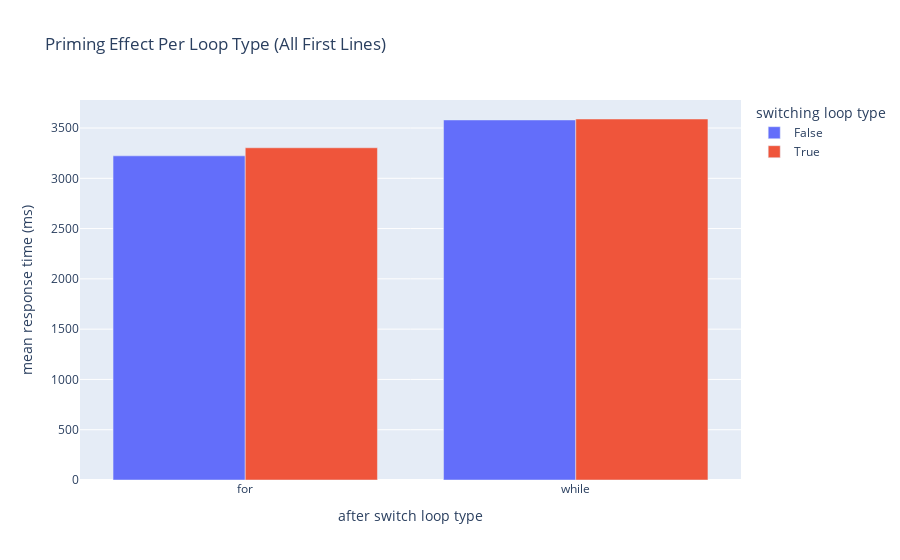

Notebook code cell kept with this figure:
### Code cell
switch_basic_for_fig = switching_diff_basic.reset_index()
px.bar(switch_basic_for_fig, x='loop_type', y='mean_response_time', color='loop_type_switch', barmode='group'
        , title='Priming Effect Per Loop Type (All First Lines)', labels={'loop_type': 'after switch loop type'
                                                                      , 'mean_response_time': 'mean response time (ms)'
                                                                      , 'loop_type_switch': 'switching loop type'
                                                                      })

### Figure 1 — Plotly figure (JSON) as saved in the notebook; plotly's stock layout.template omitted (floating-point values rounded to 4 significant figures)
{"data": [{"alignmentgroup": "True", "hovertemplate": "switching loop type=False<br>after switch loop type=%{x}<br>mean response time (ms)=%{y}<extra></extra>", "legendgroup": "False", "marker": {"color": "#636efa", "pattern": {"shape": ""}}, "name": "False", "offsetgroup": "False", "orientation": "v", "showlegend": true, "textposition": "auto", "type": "bar", "x": ["for", "while"], "xaxis": "x", "y": [3223.0, 3580.0], "yaxis": "y"}, {"alignmentgroup": "True", "hovertemplate": "switching loop type=True<br>after switch loop type=%{x}<br>mean response time (ms)=%{y}<extra></extra>", "legendgroup": "True", "marker": {"color": "#EF553B", "pattern": {"shape": ""}}, "name": "True", "offsetgroup": "True", "orientation": "v", "showlegend": true, "textposition": "auto", "type": "bar", "x": ["for", "while"], "xaxis": "x", "y": [3304.0, 3590.0], "yaxis": "y"}], "layout": {"barmode": "group", "legend": {"title": {"text": "switching loop type"}, "tracegroupgap": 0}, "title": {"text": "Priming Effect Per Loop Type (All First Lines)"}, "xaxis": {"anchor": "y", "domain": [0, 1], "title": {"text": "after switch loop type"}}, "yaxis": {"anchor": "x", "domain": [0, 1], "title": {"text": "mean response time (ms)"}}}}
